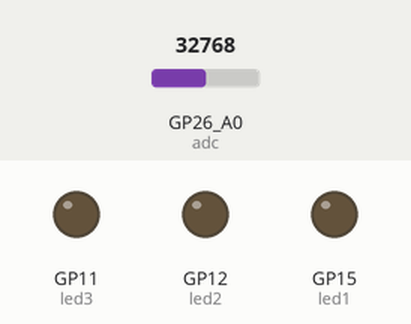
Simulated run of this program. Board: Raspberry Pi Pico running CircuitPython. Parts: output pins drawn as LEDs (lit = HIGH). The test bench sets the inputs (shaded band); at power-on: GP26_A0 (adc) = 32768 (analog values on the 0–65535 scale).

Above: at 1.2 s.
1.3 s: GP26_A0 (adc) set to 3104
2.8 s: GP26_A0 (adc) set to 2592
At 4.0 s:
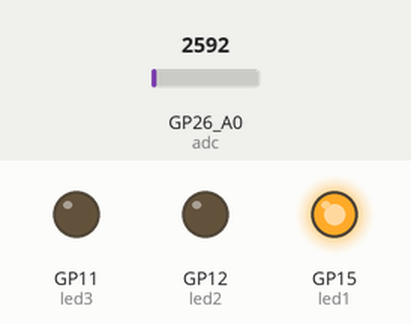
4.3 s: GP26_A0 (adc) set to 1145
At 5.1 s:
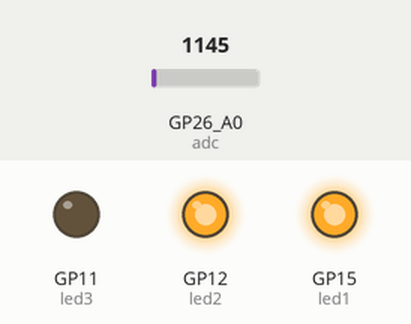
5.8 s: GP26_A0 (adc) set to 864
7.3 s: GP26_A0 (adc) set to 736
At 8.5 s:
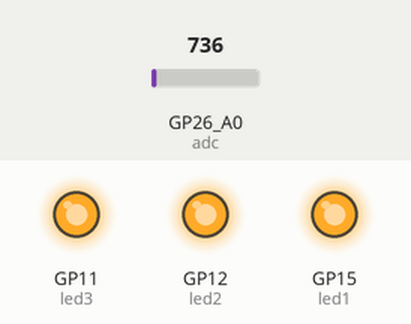
8.8 s: GP26_A0 (adc) set to 2455
At 10.0 s:
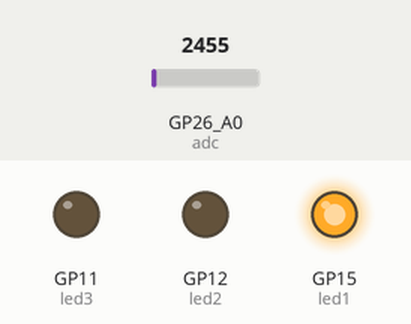
Timing chart, 0 to 11.3 s (numbered marks = the images above; inputs shaded):
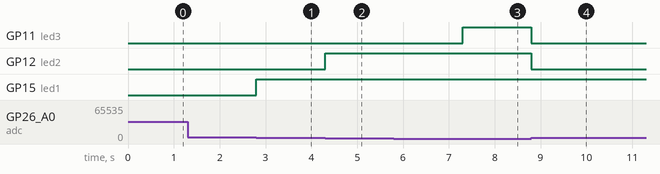

Measured:
- the behaviour switches between 2800 and 2784 on GP26_A0 (adc) (found by bisection; images 0 and 1)
- the behaviour switches between 800 and 784 on GP26_A0 (adc) (found by bisection; images 2 and 3)
- after the input at 1.3 s, every drawn part: stays the same
- after the input at 2.8 s, GP15 (led1): LOW → HIGH at once
- after the input at 4.3 s, GP12 (led2): LOW → HIGH at once
- after the input at 5.8 s, every drawn part: stays the same
- after the input at 7.3 s, GP11 (led3): LOW → HIGH at once
- after the input at 8.8 s, GP11 (led3), GP12 (led2): HIGH → LOW at once

The program:

Lab10_TEST.py
```python
import board
import time
from analogio import AnalogIn
from digitalio import DigitalInOut, Direction

# 建立 A0 腳位的 AnalogIn 物件, 並命名為 adc
adc = AnalogIn(board.GP26_A0)
# 建立 GP15 腳位的 DigitalInOut 物件, 並命名為 led1
led1 = DigitalInOut(board.GP15)
# 設定 led 為輸出腳位
led1.direction = Direction.OUTPUT
# 建立 GP12 腳位的 DigitalInOut 物件, 並命名為 led2
led2 = DigitalInOut(board.GP12)
# 設定 led 為輸出腳位
led2.direction = Direction.OUTPUT
# 建立 GP11 腳位的 DigitalInOut 物件, 並命名為 led3
led3 = DigitalInOut(board.GP11)
# 設定 led 為輸出腳位
led3.direction = Direction.OUTPUT

while True:
    if adc.value < 800:    # 光線很不足時
        led1.value = True  # 打開 LED 燈
        led2.value = True  # 打開 LED 燈
        led3.value = True  # 打開 LED 燈
    elif adc.value < 1800:  # 光線有點不足時
        led1.value = True  # 打開 LED 燈
        led2.value = True  # 打開 LED 燈
        led3.value = False  # 關閉 LED 燈
    elif adc.value < 2800:  # 光線有點亮時
        led1.value = True   # 打開 LED 燈
        led2.value = False  # 關閉 LED 燈
        led3.value = False  # 關閉 LED 燈
    else:                   # 光線很亮時
        led1.value = False  # 關閉 LED 燈
        led2.value = False  # 關閉 LED 燈
        led3.value = False  # 關閉 LED 燈
```
